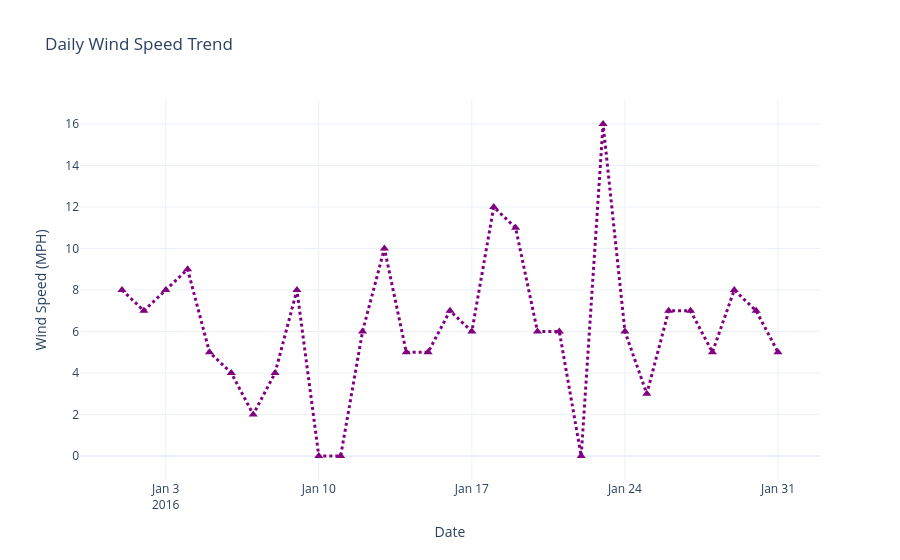

The notebook cell saved with this chart:
### Code cell
# Import Plotly Express

# Create an interactive line chart to visualize daily wind speed
fig = px.line(
    nyc_weather,
    x=nyc_weather.index,
    y='WindSpeedMPH',
    title='Daily Wind Speed Trend',
    markers=True)

# Customize the appearance of the chart
fig.update_traces(
    line=dict(
        color='purple',
        width=3,
        dash='dot'),
    marker=dict(
        color='purple',
        size=8,
        symbol='triangle-up'))

# Improve the chart layout
fig.update_layout(
    xaxis_title='Date',
    yaxis_title='Wind Speed (MPH)',
    template='plotly_white',
    hovermode='x unified')

# Save and Display the interactive chart
plt.savefig('Daily Wind Speed Trend.png', bbox_inches='tight', pad_inches=0.2, dpi=300)
fig.show()

### Figure 1 — Plotly figure (JSON) as saved in the notebook; plotly's stock layout.template omitted (floating-point values rounded to 4 significant figures)
{"data": [{"hovertemplate": "EST=%{x}<br>WindSpeedMPH=%{y}<extra></extra>", "legendgroup": "", "line": {"color": "purple", "dash": "dot", "width": 3}, "marker": {"color": "purple", "size": 8, "symbol": "triangle-up"}, "mode": "lines+markers", "name": "", "orientation": "v", "showlegend": false, "type": "scatter", "x": ["2016-01-01T00:00:00", "2016-01-02T00:00:00", "2016-01-03T00:00:00", "2016-01-04T00:00:00", "2016-01-05T00:00:00", "2016-01-06T00:00:00", "2016-01-07T00:00:00", "2016-01-08T00:00:00", "2016-01-09T00:00:00", "2016-01-10T00:00:00", "2016-01-11T00:00:00", "2016-01-12T00:00:00", "2016-01-13T00:00:00", "2016-01-14T00:00:00", "2016-01-15T00:00:00", "2016-01-16T00:00:00", "2016-01-17T00:00:00", "2016-01-18T00:00:00", "2016-01-19T00:00:00", "2016-01-20T00:00:00", "2016-01-21T00:00:00", "2016-01-22T00:00:00", "2016-01-23T00:00:00", "2016-01-24T00:00:00", "2016-01-25T00:00:00", "2016-01-26T00:00:00", "2016-01-27T00:00:00", "2016-01-28T00:00:00", "2016-01-29T00:00:00", "2016-01-30T00:00:00", "2016-01-31T00:00:00"], "xaxis": "x", "y": [8, 7, 8, 9, 5, 4, 2, 4, 8, 0, 0, 6, 10, 5, 5, 7, 6, 12, 11, 6, 6, 0, 16, 6, 3, 7, 7, 5, 8, 7, 5], "yaxis": "y"}], "layout": {"hovermode": "x unified", "legend": {"tracegroupgap": 0}, "title": {"text": "Daily Wind Speed Trend"}, "xaxis": {"anchor": "y", "domain": [0, 1], "title": {"text": "Date"}}, "yaxis": {"anchor": "x", "domain": [0, 1], "title": {"text": "Wind Speed (MPH)"}}}}
